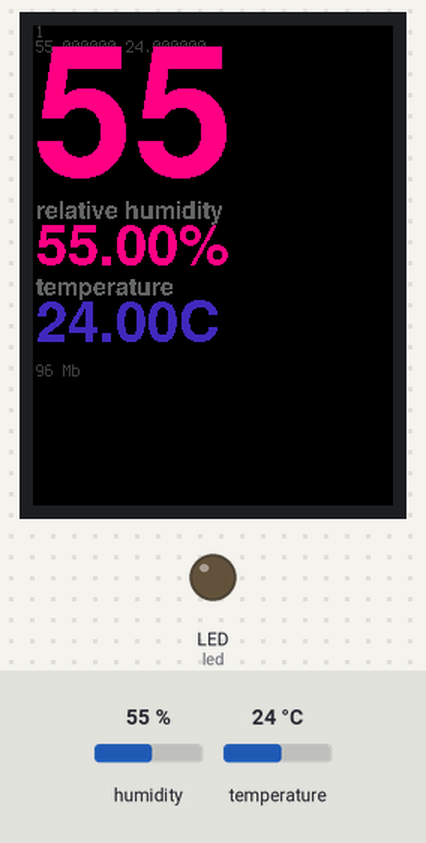
This program was run on a simulated Adafruit PyPortal running CircuitPython. Parts: 240×320 colour display, output pins drawn as LEDs (lit = HIGH). The inputs (shaded band) are chosen by the test bench; at power-on: temperature 24 °C, humidity 55 %. What the program prints to the serial console is not drawn.

Above: at 1.2 s.
1.3 s: temperature set to 12 °C
At 2.6 s:
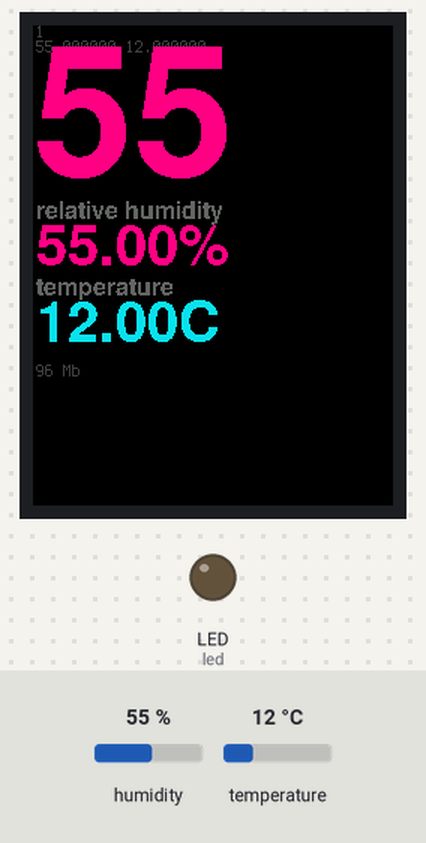
5.2 s: temperature set to 19 °C
At 6.3 s:
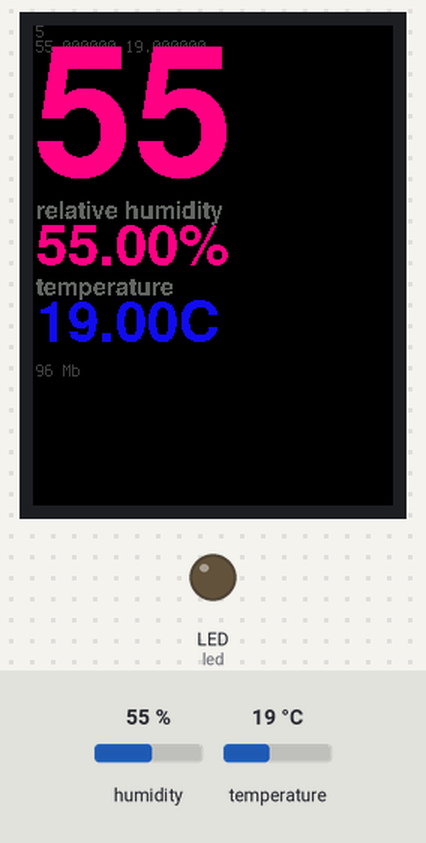
9.1 s: temperature set to 33 °C
At 10.0 s:
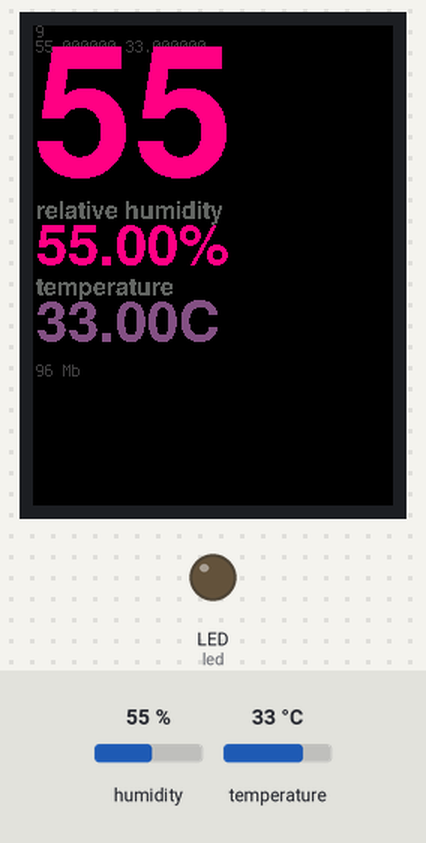
13.0 s: temperature set to 41 °C
At 14.4 s:
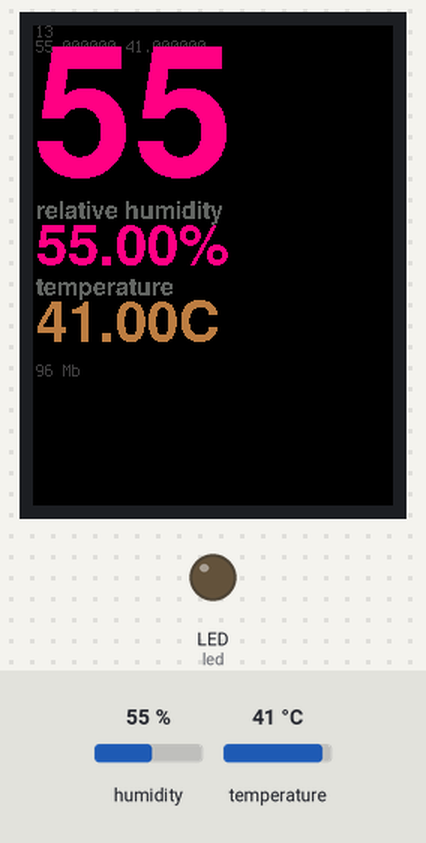
16.9 s: temperature set to 43 °C
At 18.1 s:
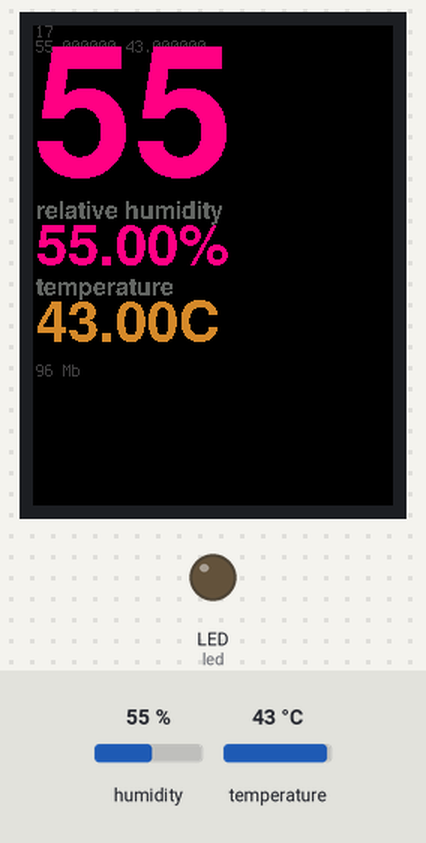
20.8 s: humidity set to 22 %
At 21.8 s:
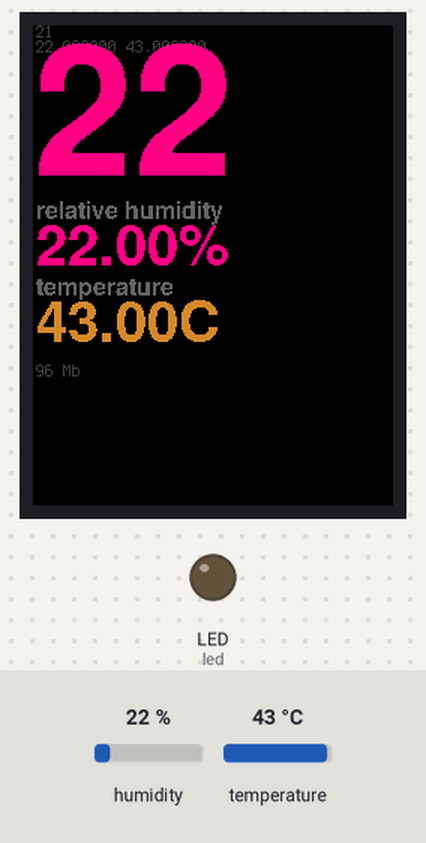
Timing chart, 0 to 23.8 s (numbered marks = the images above; inputs shaded):
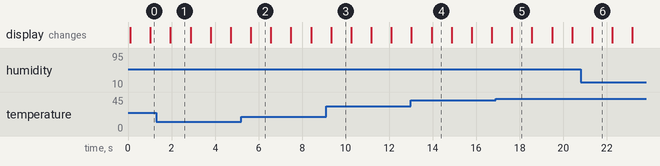

The program:

main.py
```python
# (licence header left out)
import board
import displayio
import terminalio
from adafruit_bitmap_font import bitmap_font
from adafruit_display_text import label

import time
import adafruit_sht4x
import gc

import busio
import digitalio

## Hardware Setup ##
#
display = board.DISPLAY
display.rotation = 90
#
try:
    i2c = board.I2C()  # uses board.SCL and board.SDA
    # i2c = board.STEMMA_I2C()  # For using the built-in STEMMA QT connector on a microcontroller
    sht = adafruit_sht4x.SHT4x(i2c)
    print("Found SHT4x with serial number", hex(sht.serial_number))

    sht.mode = adafruit_sht4x.Mode.NOHEAT_HIGHPRECISION
    # Can also set the mode to enable heater
    # sht.mode = adafruit_sht4x.Mode.LOWHEAT_100MS
    print("Current mode is: ", adafruit_sht4x.Mode.string[sht.mode])
    sensor_err = False
except:
    print("Error setting up SHT4x sensor.")
    sensor_err = True
#
##  STUB: serial/uart setup
#
try:
    uartbaud = 9600
    # For most CircuitPython boards:
    led = digitalio.DigitalInOut(board.LED)
    # For QT Py M0:
    # led = digitalio.DigitalInOut(board.SCK)
    led.direction = digitalio.Direction.OUTPUT
    uart = busio.UART(board.TX, board.RX, baudrate=uartbaud)
    print("Set up UART serial commication.")
    print("Serial communication at %a baud." % uartbaud)
except:
    print("Error setting up uart serial.")
    uart_err = True
#
####################


def tempcolor(temp=0.0):
    '''
    Given a temperature float in C, return a hexadecimal color value.
    Start blue, transition orange, end red, then yellow freak out.
    https://www.colorhexa.com/e7ff00
    '''
    ti = int(temp)

    if temp <= 0:
        return 0x50eff5
    # starting blue,
    elif temp <= 18:
        return 0x0ee3ea
    elif temp <= 21:
        return 0x150eea
    elif temp <= 23:
        return 0x2b1bd4
    elif temp <= 26:
        return 0x4029bf
    elif temp <= 29:
        return 0x5537aa
    elif temp <= 31:
        return 0x6a4595
    elif temp <= 34:
        return 0x805280
    elif temp <= 37:
        return 0x95606a
    elif temp <= 39:
        return 0xaa6e55
    elif temp <= 42:
        return 0xbf7c40
    elif temp <= 45:
        return 0xd48a2b
    elif temp <= 47:
        return 0xea9715
    elif temp <= 50:
        return 0xffa500
    # transition orange,
    elif temp <= 53:
        return 0xff9700
    elif temp <= 56:
        return 0xff8a00
    elif temp <= 58:
        return 0xff7c00
    elif temp <= 61:
        return 0xff6e00
    elif temp <= 64:
        return 0xff6000
    elif temp <= 66:
        return 0xff5200
    elif temp <= 69:
        return 0xff4500
    elif temp <= 72:
        return 0xff3700
    elif temp <= 74:
        return 0xff2900
    elif temp <= 77:
        return 0xff1b00
    elif temp <= 80:
        return 0xff0e00
    elif temp <= 82:
        return 0xff0000
    # end in the red,
    elif temp <= 85:
        return 0xe7ff00
    else:
        return 0x8c8c8c


# Static Vars
DEBUG = "1"
# https://learn.adafruit.com/custom-fonts-for-pyportal-circuitpython-display/conversion
smallfont = bitmap_font.load_font("/font/NimbusSanL-Bol-16.bdf")
largefont = bitmap_font.load_font("/font/NimbusSanL-Bol-38.bdf")
massivefont = bitmap_font.load_font("/font/NimbusSanL-Bol-120.bdf")
magenta = 0xFF0080
meddark = 0x404040
medgrey = 0x666666
lightgrey = 0x8c8c8c
white = 0xFFFFFF


while True:
    try:
        temperature, relative_humidity = sht.measurements
        sensor_err = False
    except:
        temperature, relative_humidity = 0.0, 99.0
        sensor_err = True

    # Write out to serial,
    try:
        msg_data = "%0.6f %0.6f" % (relative_humidity, temperature)
        uart.write(msg_data.encode('utf-8'))
    except:
        msg_data = b'ERR: UART!'
        serial_error =True


    # Write out to display,
    temphex = tempcolor(temperature)
    text_group = displayio.Group()

    if DEBUG:
        memfree = str(int(gc.mem_free() / 1024)) + " Mb"
        textmem = label.Label(terminalio.FONT, text=memfree, color=meddark)
        textmem.x = 2
        textmem.y = 230
        text_group.append(textmem)

        uptime = str(int(time.monotonic()))
        textup = label.Label(terminalio.FONT, text=uptime, color=meddark)
        textup.x = 2
        textup.y = 4
        text_group.append(textup)

        serial_message = str(msg_data)
        textup = label.Label(terminalio.FONT, text=serial_message, color=meddark)
        textup.x = 2
        textup.y = 14
        text_group.append(textup)

    rh_big=("%0.0f" % relative_humidity)
    bigRH = label.Label(massivefont, text=rh_big, color=magenta)
    bigRH.x = 0
    bigRH.y = 56
    text_group.append(bigRH)

    rh_title=("relative humidity")
    titleRH = label.Label(smallfont, text=rh_title, color=medgrey)
    titleRH.x = 2
    titleRH.y = 123
    text_group.append(titleRH)

    rh_string=("%0.02f%%" % relative_humidity)
    textRH = label.Label(largefont, text=rh_string, color=magenta)
    textRH.x = 2
    textRH.y = 146
    text_group.append(textRH)

    temp_title=("temperature")
    titleTemp = label.Label(smallfont, text=temp_title, color=medgrey)
    titleTemp.x = 2
    titleTemp.y = 174
    text_group.append(titleTemp)

    temp_txt=("%0.2fC" % temperature)
    temp_disp = label.Label(largefont, text=temp_txt, color=temphex)
    temp_disp.x = 2
    temp_disp.y = 197
    text_group.append(temp_disp)

    if sensor_err:
        error_msg = "ERR: sensor not found."
        ohsht = label.Label(terminalio.FONT, text=error_msg, color=white)
        ohsht.x = 2
        ohsht.y = 50
        text_group.append(ohsht)


    display.root_group = text_group
    time.sleep(.9)
```

Measured:
- after the input at 1.3 s, the display: changes after 0.65 s (image 1)
- after the input at 5.2 s, the display: changes after 0.44 s (image 2)
- after the input at 9.1 s, the display: changes after 0.23 s (image 3)
- after the input at 13.0 s, the display: first differs from a run without the input after 0.95 s (image 4)
- after the input at 16.9 s, the display: changes after 0.74 s (image 5)
